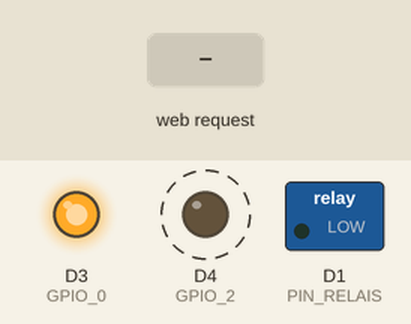
Simulated run of this sketch. Board: ESP8266 (NodeMCU). Parts: switched loads named in the sketch (green lamp = pin HIGH), output pins drawn as LEDs (lit = HIGH). Dashed ring = blinking. The inputs (shaded band) are chosen by the test bench. What the sketch prints to the serial monitor is not drawn.

Above: at 2.2 s.
2.3 s: HTTP request GET /open received
At 3.3 s:
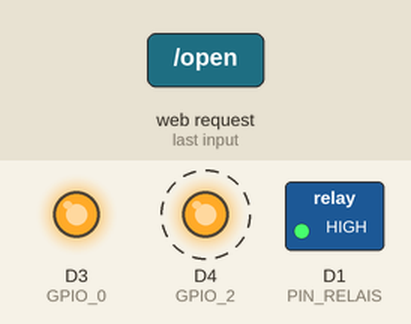
5.3 s: HTTP request GET /close received
At 5.7 s:
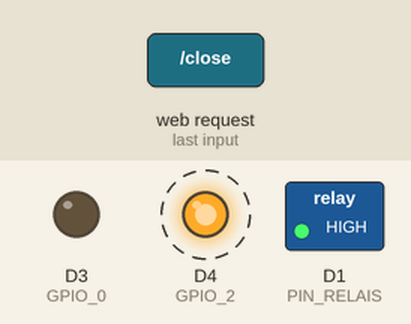
7.3 s: HTTP request GET /open received
At 7.6 s:
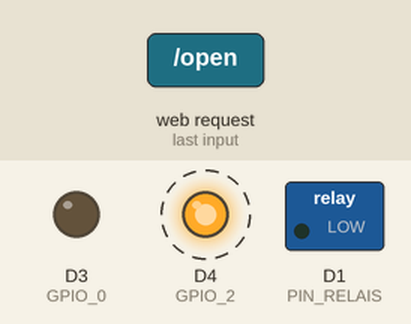
Timing chart, 0 to 15.3 s (numbered marks = the images above; inputs shaded):
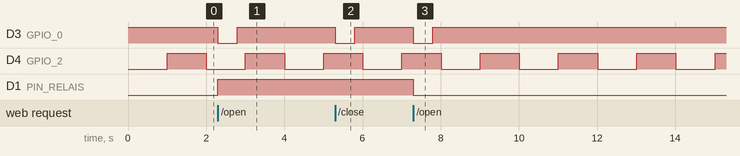

Measured:
- after the input at 2.3 s, D3 (GPIO_0): HIGH → LOW at once, → HIGH 0.50 s later; D1 (PIN_RELAIS): LOW → HIGH at once
- after the input at 5.3 s, D3 (GPIO_0): HIGH → LOW at once, → HIGH 0.50 s later
- after the input at 7.3 s, D3 (GPIO_0): HIGH → LOW at once, → HIGH 0.50 s later; D1 (PIN_RELAIS): HIGH → LOW at once
- by itself, D4 (GPIO_2): alternates HIGH for 1.0 s and LOW for 1.0 s

The sketch:

ESP-01_Subscriber.ino
```cpp
/********************
 *  This sketch demonstrates how to set up:
 *    - a WiFi access point
 *    - provide a web server on it.
 *
 *  The server will set a GPIO pin depending on the request
 *    http://server_ip/Temp will measure temperature,
 *  server_ip is the IP address of the ESP8266 module, will be
 *  printed to Serial when the module is connected.
 *
 *  Connect to wifi hub and provide a web server on it.
 *  Author : O. Patrouix / ESTIA
 *
 *  boards:
 *    - ESP01
 *    - Temperature motherboard DS18B20
 *  Sensor on GPIO_2
 *  Blink Led on GPIO_0
******************/

#include <ESP8266WiFi.h>
#include <WiFiClient.h>
#include <ESP8266WebServer.h>

/* Set these to your desired credentials. */
const char *ssid = "!!**IIoT4**!!";
const char *password = "12345678";
IPAddress local_IP(192,168,4,29);
IPAddress gateway(192,168,4,9);
IPAddress subnet(255,255,255,0);
IPAddress myIP;

// constants won't change. Used here to
// set pin numbers:
const int GPIO_0 =  0;      // the number of the LED pin
const int GPIO_2 =  2;      // the number of the LED pin
const int PIN_RELAIS = D1;  // pin relai selon câblage actuel

ESP8266WebServer server(80);

// Variables will change:
int StateGPIO_0 = HIGH;           // ledState used to set the LED
int StateGPIO_2 = LOW;            // ledState used to set the LED
long previousMillis_2 = 0;        // will store last time LED was updated
bool etatRelais = false; //Variable bool pour ON/OFF relai

// the folHIGH variables is a long because the time, measured in miliseconds,
// will quickly become a bigger number than can be stored in an int.
long intervalMillis = 1000;           // interval at which to blink (milliseconds)

/* Just a little web site in a web browser
   connected to this access point to see it.
*/
// Setup HTML page
String getPage(){
  // Confert IP to String
  String myIP_S = String(myIP[0]) + "." + String(myIP[1]) + "." + String(myIP[2]) + "." + String(myIP[3]);

   // Texte & classe selon l'état du relais
  String etatText  = etatRelais ? "ON" : "OFF";
  String etatClass = etatRelais ? "on" : "off";

  // Page HTML
  String page = "";
  page += "<!DOCTYPE html><html lang='fr'><head>";
  page += "<meta charset='UTF-8'>";
  page += "<meta name='viewport' content='width=device-width, initial-scale=1.0'>";
  page += "<title>Relay IoT</title>";

  // CSS
  page += "<style>";
  page += "body{margin:0;font-family:system-ui,-apple-system,Segoe UI,Roboto,sans-serif;";
  page += "background:linear-gradient(135deg,#0f172a,#1e293b);color:#e5e7eb;";
  page += "display:flex;align-items:center;justify-content:center;min-height:100vh;}";
  page += ".card{background:rgba(15,23,42,0.95);border-radius:18px;padding:32px 28px;";
  page += "box-shadow:0 18px 45px rgba(15,23,42,0.8);max-width:420px;width:90%;text-align:center;}";
  page += "h1{margin:0 0 4px 0;font-size:28px;}";
  page += ".subtitle{font-size:14px;color:#9ca3af;margin-bottom:24px;}";
  page += ".ip{font-size:20px;font-weight:600;margin-bottom:16px;}";
  page += ".status-label{font-size:14px;color:#9ca3af;margin-bottom:8px;}";
  page += ".badge{display:inline-block;padding:6px 16px;border-radius:999px;";
  page += "font-weight:600;font-size:14px;margin-bottom:24px;}";
  page += ".badge-on{background:rgba(22,163,74,0.18);color:#bbf7d0;";
  page += "border:1px solid rgba(34,197,94,0.7);}";
  page += ".badge-off{background:rgba(220,38,38,0.16);color:#fecaca;";
  page += "border:1px solid rgba(248,113,113,0.7);}";
  page += ".btn{display:inline-block;margin-top:8px;padding:16px 40px;border-radius:999px;";
  page += "border:none;text-decoration:none;font-size:18px;font-weight:600;";
  page += "cursor:pointer;transition:transform .12s ease,box-shadow .12s ease,background .12s ease;";
  page += "color:#0b1120;background:linear-gradient(135deg,#34d399,#22c55e);";
  page += "box-shadow:0 10px 25px rgba(34,197,94,0.5);}";
  page += ".btn:hover{transform:translateY(-1px);box-shadow:0 16px 35px rgba(34,197,94,0.65);}";
  page += ".btn:active{transform:translateY(1px);box-shadow:0 6px 18px rgba(34,197,94,0.45);}";
  page += ".footer{margin-top:18px;font-size:12px;color:#6b7280;}";
  page += "</style>";

  page += "</head><body>";
  page += "<div class='card'>";
  page += "<h1>Relay IoT</h1>";
  page += "<div class='subtitle'>Point d'accès embarqué</div>";

  page += "<div class='ip'>IP : " + myIP_S + "</div>";

  page += "<div class='status-label'>État du relais</div>";
  page += "<div class='badge badge-" + etatClass + "'>" + etatText + "</div>";

  page += "<div><a class='btn' href='http://" + myIP_S + "/open'>Basculer le relais</a></div>";

  page += "</div></body></html>";

  return page;

}

// To Do on http://192.168.4.XX/
// Set GPIO_0 to HIGH <=> relay opened
void handleRoot() {
  //server.send(200, "text/html", "<h1>You are connected</h1>");
  server.send(200, "text/html", getPage());
  digitalWrite(GPIO_0, HIGH);
}
// To Do on http://192.168.4.XX/open
// Set GPIO_0 to LOW for 500ms <=> relay closed
void handleOpen() {
  //server.send(200, "text/html", "<h1>Gate Opening</h1>");
  server.send(200, "text/html", getPage());

  // ON/OFF relai
  etatRelais = !etatRelais;
  digitalWrite(PIN_RELAIS, etatRelais ? HIGH : LOW);

  // set the LED with the ledState of the variable:
  StateGPIO_0 = LOW;
  digitalWrite(GPIO_0, StateGPIO_0);
  delay(500);
  StateGPIO_0 = HIGH;
  digitalWrite(GPIO_0, StateGPIO_0);
}

// To Do on http://192.168.4.XX/close
// Set GPIO_0 to LOW for 500ms <=> relay closed
void handleClose() {
  //server.send(200, "text/html", "<h1>Gate Closing</h1>");
  server.send(200, "text/html", getPage());
  // set the LED with the ledState of the variable:
  StateGPIO_0 = LOW;
  digitalWrite(GPIO_0, StateGPIO_0);
  delay(500);
  StateGPIO_0 = HIGH;
  digitalWrite(GPIO_0, StateGPIO_0);
}

void setup() {
  // initialize digital esp8266 gpio 0 as an output.
  pinMode(GPIO_0, OUTPUT);
  digitalWrite(GPIO_0, HIGH);
  // initialize digital esp8266 gpio 2 as an output.
  pinMode(GPIO_2, OUTPUT);
  digitalWrite(GPIO_2, LOW);

  // --> Ajoute :
  pinMode(PIN_RELAIS, OUTPUT);
  digitalWrite(PIN_RELAIS, LOW);   // relais au repos (à adapter selon ton module)
  // ---

  etatRelais = false;

  delay(1000);
  Serial.begin(115200);
  Serial.println();
  Serial.println("Configuring access point...");
  // Setup the WIFI access point
  WiFi.mode(WIFI_AP);
  // Change the IP address
  WiFi.softAPConfig(local_IP, gateway, subnet);
  /* You can remove the password parameter if you want the AP to be open. */
  WiFi.softAP(ssid, password);
  // Get IP to see if IP is not default 192.168.4.1
  myIP = WiFi.softAPIP();
  Serial.print("AP IP address: ");
  Serial.println(myIP);
  server.on("/", handleRoot);
  server.on("/open", handleOpen);
  server.on("/close", handleClose);

  server.begin();
  Serial.println("HTTP server started");
}

// Blink Led on GPIO_X
// 50% duty cycle intervalMillis is 1/2 period
// Parameters : Pin | pointer to StateGPIO | pointer to PreviousMillis
void BlinkLed(int GPIO, int *StateGPIO, long *previousMillis, long intervalMillis){
  // check to see if it's time to blink the LED; that is, if the
  // difference between the current time and last time you blinked
  // the LED is bigger than the interval at which you want to
  // blink the LED.
  unsigned long currentMillis = millis();

  if(currentMillis - *previousMillis > intervalMillis) {
    // save the last time you blinked the LED
    *previousMillis = currentMillis;

    // if the LED is off turn it on and vice-versa:
    if (*StateGPIO == HIGH)
    {
      *StateGPIO = LOW;
    }
    else
    {
      *StateGPIO = HIGH;
    }
    // set the LED with the ledState of the variable:
    digitalWrite(GPIO, *StateGPIO);
  }
}

void loop() {
  // Blink Led still alive
  BlinkLed(GPIO_2, &StateGPIO_2, &previousMillis_2, intervalMillis);
  // Handle server
  server.handleClient();
}
```
